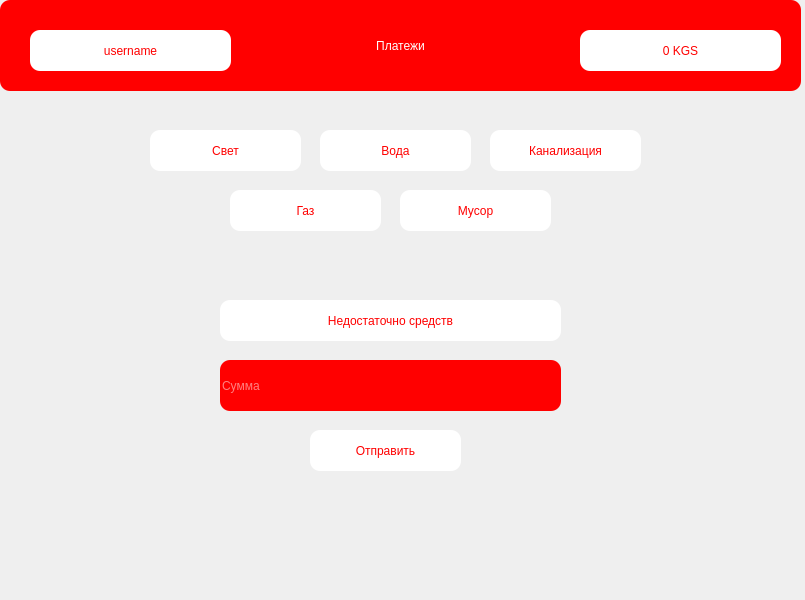
<?xml version="1.0" encoding="UTF-8"?>
<ui version="4.0">
 <class>Form</class>
 <widget class="QWidget" name="Form">
  <property name="geometry">
   <rect>
    <x>0</x>
    <y>0</y>
    <width>805</width>
    <height>600</height>
   </rect>
  </property>
  <property name="windowTitle">
   <string>Payments</string>
  </property>
  <widget class="QLabel" name="label">
   <property name="geometry">
    <rect>
     <x>0</x>
     <y>0</y>
     <width>801</width>
     <height>91</height>
    </rect>
   </property>
   <property name="styleSheet">
    <string notr="true">font: 17pt &quot;Yu Gothic UI Semibold&quot;;
color: white;
background-color: red;
border-radius: 10px;</string>
   </property>
   <property name="text">
    <string>Платежи</string>
   </property>
   <property name="alignment">
    <set>Qt::AlignCenter</set>
   </property>
  </widget>
  <widget class="QLabel" name="username">
   <property name="geometry">
    <rect>
     <x>30</x>
     <y>30</y>
     <width>201</width>
     <height>41</height>
    </rect>
   </property>
   <property name="styleSheet">
    <string notr="true">font: 14pt &quot;Yu Gothic UI Semibold&quot;;
color: red;
background-color: white;
border-radius: 10px;</string>
   </property>
   <property name="text">
    <string>username</string>
   </property>
   <property name="alignment">
    <set>Qt::AlignCenter</set>
   </property>
  </widget>
  <widget class="QLabel" name="balance">
   <property name="geometry">
    <rect>
     <x>580</x>
     <y>30</y>
     <width>201</width>
     <height>41</height>
    </rect>
   </property>
   <property name="styleSheet">
    <string notr="true">font: 14pt &quot;Yu Gothic UI Semibold&quot;;
color: red;
background-color: white;
border-radius: 10px;</string>
   </property>
   <property name="text">
    <string>0 KGS</string>
   </property>
   <property name="alignment">
    <set>Qt::AlignCenter</set>
   </property>
  </widget>
  <widget class="QPushButton" name="water">
   <property name="geometry">
    <rect>
     <x>320</x>
     <y>130</y>
     <width>151</width>
     <height>41</height>
    </rect>
   </property>
   <property name="styleSheet">
    <string notr="true">font: 14pt &quot;Yu Gothic UI Semibold&quot;;
color: red;
background-color: white;
border-radius: 10px;</string>
   </property>
   <property name="text">
    <string>Вода</string>
   </property>
  </widget>
  <widget class="QPushButton" name="light">
   <property name="geometry">
    <rect>
     <x>150</x>
     <y>130</y>
     <width>151</width>
     <height>41</height>
    </rect>
   </property>
   <property name="styleSheet">
    <string notr="true">font: 14pt &quot;Yu Gothic UI Semibold&quot;;
color: red;
background-color: white;
border-radius: 10px;</string>
   </property>
   <property name="text">
    <string>Свет</string>
   </property>
  </widget>
  <widget class="QPushButton" name="sewage">
   <property name="geometry">
    <rect>
     <x>490</x>
     <y>130</y>
     <width>151</width>
     <height>41</height>
    </rect>
   </property>
   <property name="styleSheet">
    <string notr="true">font: 14pt &quot;Yu Gothic UI Semibold&quot;;
color: red;
background-color: white;
border-radius: 10px;</string>
   </property>
   <property name="text">
    <string>Канализация</string>
   </property>
  </widget>
  <widget class="QPushButton" name="garbage">
   <property name="geometry">
    <rect>
     <x>400</x>
     <y>190</y>
     <width>151</width>
     <height>41</height>
    </rect>
   </property>
   <property name="styleSheet">
    <string notr="true">font: 14pt &quot;Yu Gothic UI Semibold&quot;;
color: red;
background-color: white;
border-radius: 10px;</string>
   </property>
   <property name="text">
    <string>Мусор</string>
   </property>
  </widget>
  <widget class="QPushButton" name="gas">
   <property name="geometry">
    <rect>
     <x>230</x>
     <y>190</y>
     <width>151</width>
     <height>41</height>
    </rect>
   </property>
   <property name="styleSheet">
    <string notr="true">font: 14pt &quot;Yu Gothic UI Semibold&quot;;
color: red;
background-color: white;
border-radius: 10px;</string>
   </property>
   <property name="text">
    <string>Газ</string>
   </property>
  </widget>
  <widget class="QLabel" name="result">
   <property name="geometry">
    <rect>
     <x>220</x>
     <y>300</y>
     <width>341</width>
     <height>41</height>
    </rect>
   </property>
   <property name="styleSheet">
    <string notr="true">font: 14pt &quot;Yu Gothic UI Semibold&quot;;
color: red;
background-color: white;
border-radius: 10px;</string>
   </property>
   <property name="text">
    <string>Недостаточно средств</string>
   </property>
   <property name="alignment">
    <set>Qt::AlignCenter</set>
   </property>
  </widget>
  <widget class="QPushButton" name="send">
   <property name="geometry">
    <rect>
     <x>310</x>
     <y>430</y>
     <width>151</width>
     <height>41</height>
    </rect>
   </property>
   <property name="styleSheet">
    <string notr="true">font: 14pt &quot;Yu Gothic UI Semibold&quot;;
color: red;
background-color: white;
border-radius: 10px;</string>
   </property>
   <property name="text">
    <string>Отправить</string>
   </property>
  </widget>
  <widget class="QLineEdit" name="amount">
   <property name="geometry">
    <rect>
     <x>220</x>
     <y>360</y>
     <width>341</width>
     <height>51</height>
    </rect>
   </property>
   <property name="styleSheet">
    <string notr="true">font: 17pt &quot;Yu Gothic UI Semibold&quot;;
color: white;
background-color: red;
border-radius: 10px;</string>
   </property>
   <property name="placeholderText">
    <string>Сумма</string>
   </property>
  </widget>
 </widget>
 <resources/>
 <connections/>
</ui>
